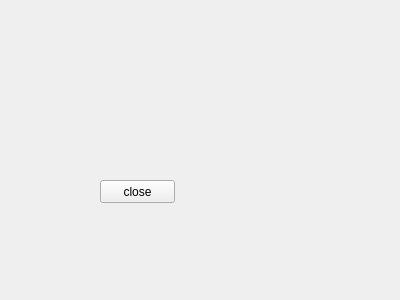
<?xml version="1.0" encoding="UTF-8"?>
<ui version="4.0">
 <class>Widget2</class>
 <widget class="QWidget" name="Widget2">
  <property name="geometry">
   <rect>
    <x>0</x>
    <y>0</y>
    <width>400</width>
    <height>300</height>
   </rect>
  </property>
  <property name="windowTitle">
   <string>Form</string>
  </property>
  <widget class="QPushButton" name="pushButton">
   <property name="geometry">
    <rect>
     <x>100</x>
     <y>180</y>
     <width>75</width>
     <height>23</height>
    </rect>
   </property>
   <property name="text">
    <string>close</string>
   </property>
  </widget>
 </widget>
 <resources/>
 <connections/>
</ui>
